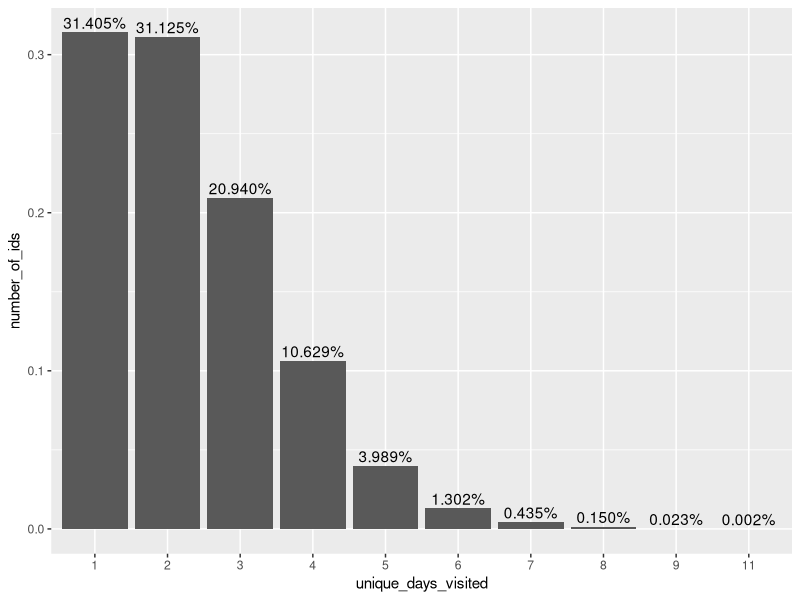
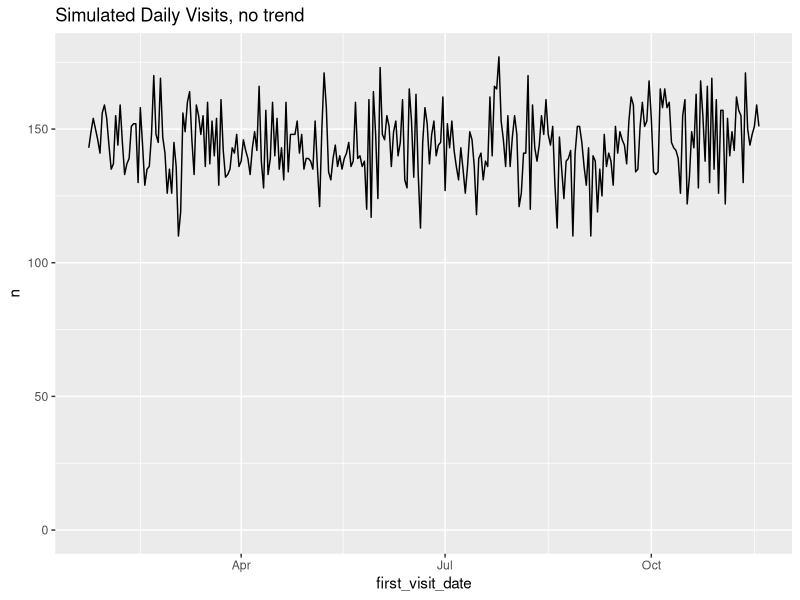
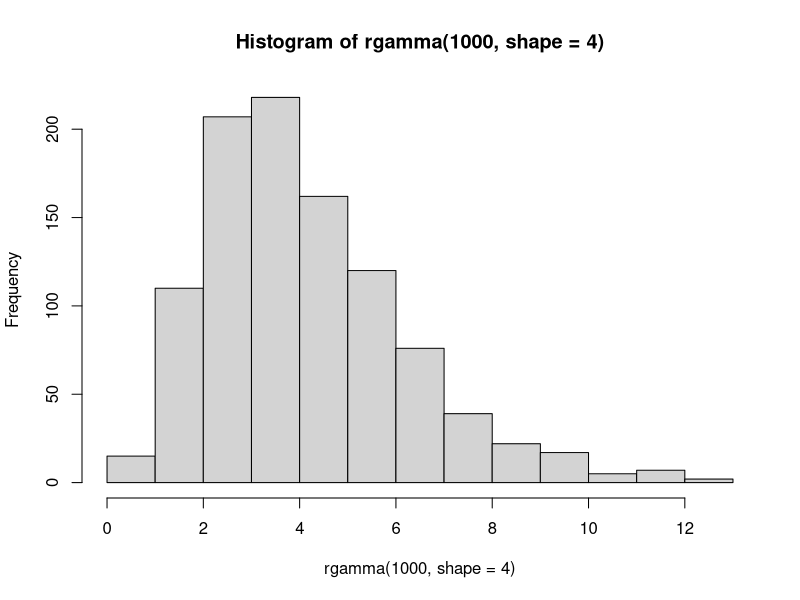
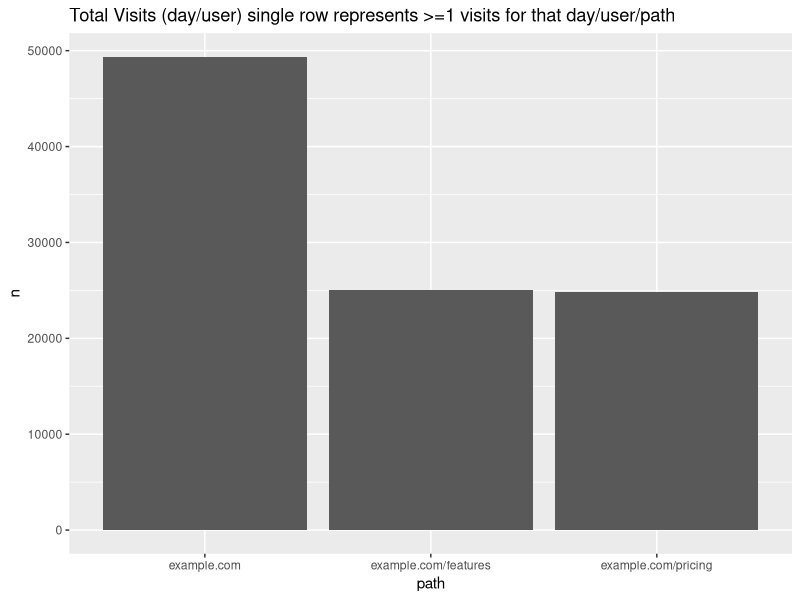
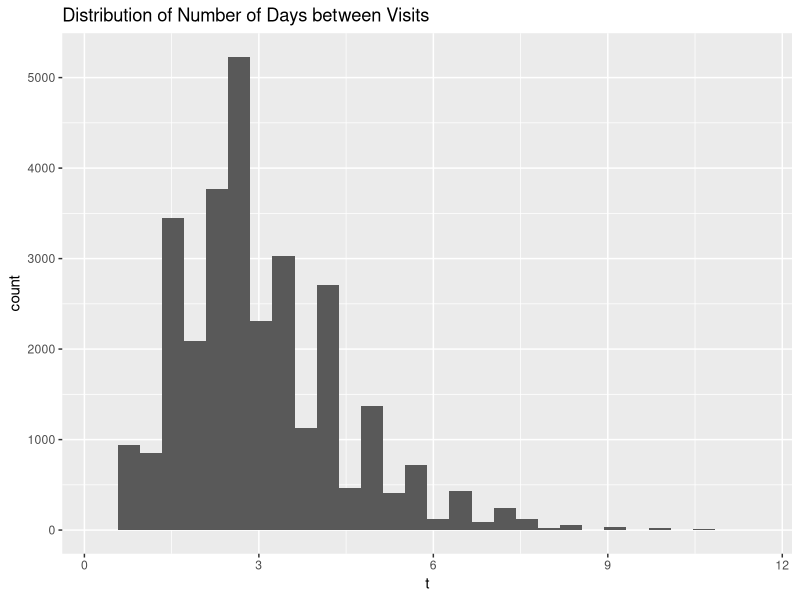
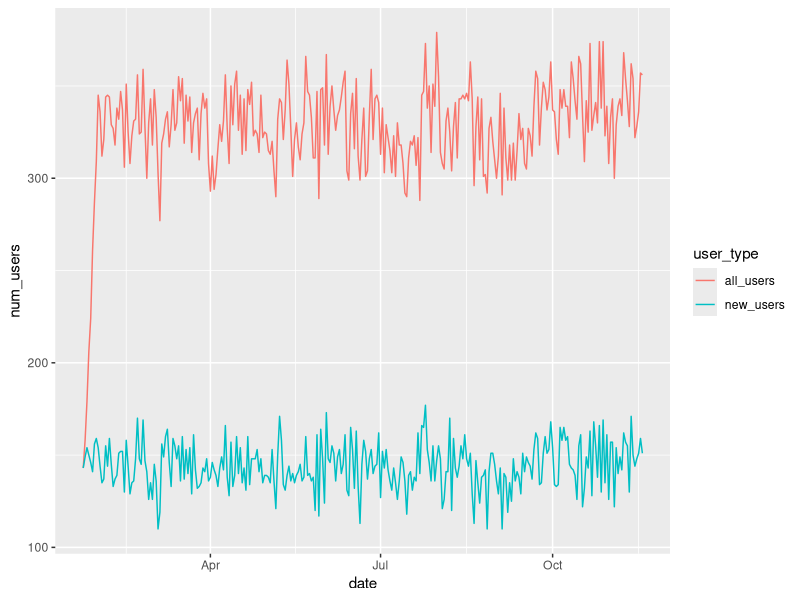
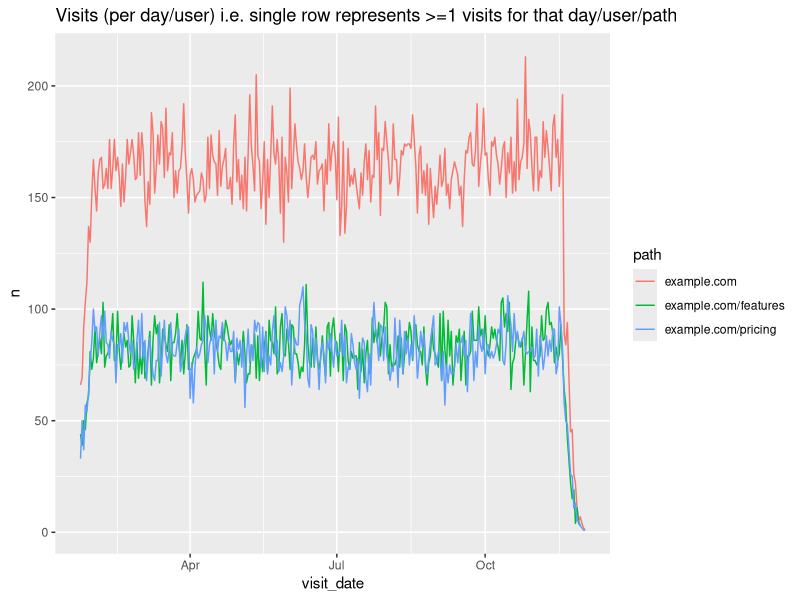
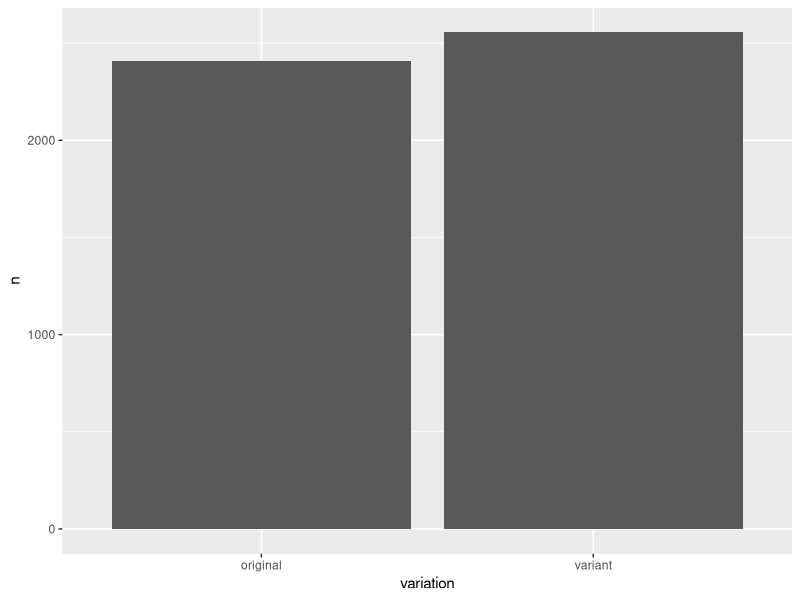

Generate these figures, in order, with R: (Note: this script raises an error after producing the figures.)
## ---- chunk 1
knitr::opts_chunk$set(echo = FALSE)
library(tidyverse)
library(scales)
library(lubridate)
## ---- chunk 2
# unique daily visits e.g. 1 record means that the person may have visited the site 1+ times for that day (the number of times does not matter)
# what is the distribution of returning visitors? i.e. how many unique days will most people visit the website?

# 20K visits users per month, over 10 months
total_visits_per_unique_data <- 100000
#return_visit
#user_traffic
set.seed(42)
ids <- floor(runif(total_visits_per_unique_data, min=1, max=total_visits_per_unique_data * 0.50))
num_unique_ids <- length(unique(ids))

visits <- data.frame(user_id=ids) %>%
    arrange(user_id)

visits %>%
    count(user_id) %>%
    count(n) %>%
    mutate(n=factor(n),
           nn=nn / num_unique_ids) %>%
    rename(unique_days_visited=n,
           number_of_ids=nn) %>%
    ggplot(aes(x=unique_days_visited, y=number_of_ids)) +
        geom_col() +
        geom_text(aes(label=percent(number_of_ids)), vjust=-0.3)
## ---- chunk 3
# simulate dates over last e.g 10 months
# we need to duplicate ids/days to simulate people visiting multiple paths per day; we'll use this information for our priors
number_of_months <- 10

# unique visitors per month
num_unique_ids / number_of_months

set.seed(42)
first_time_visit_index <- floor(runif(num_unique_ids, min=0, max=300))

# create dataframe with the user-id and the offset that we will use from the current date
# we'll use the current date so we can simulate the latest experiment is currently running 
first_time_users <- data.frame(user_id=unique(ids), visit_offset=first_time_visit_index) %>% 
    arrange(user_id)

first_time_users <- first_time_users %>%
    mutate(first_visit_date=today() - visit_offset) %>%
    select(-visit_offset)

first_time_users %>%
    count(first_visit_date) %>%
    ggplot(aes(x=first_visit_date, y=n)) +
        geom_line() +
        expand_limits(y=0) +
        labs(title='Simulated Daily Visits, no trend')

visits <- inner_join(visits, first_time_users, by = 'user_id')

stopifnot(nrow(visits) == length(ids))
stopifnot(all((visits %>%
    group_by(user_id) %>%
    summarise(num_unique_date=length(unique(first_visit_date))))$num_unique_date == 1))

# now simulate adding number of days between subsequent visits
hist(rgamma(1000, shape=4))


visits <- visits %>%
    group_by(user_id) %>%
    mutate(visit_index = row_number()) %>%
    ungroup()

generate_new_date <- function(visit_index, original_date, user_id) {

    if(visit_index == 1) {
        return (original_date)
    }
    
    set.seed(user_id)
    offset <- floor(rgamma(1, shape=visit_index + 3))
    return (original_date + max(offset, 1))
}

#generate_new_date(visits$visit_index[1], visits$first_visit_date[1], visits$user_id[1])
generated_visits <- pmap(list(visits$visit_index,
                              visits$first_visit_date,
                              visits$user_id),
                         function(x, y, z) generate_new_date(x, y, z))

# pmap is losing the "date" and is returning a number, so we have to convert back; not sure this is the best way
generated_visits <- unlist(generated_visits)
visits$visit_date <- as.Date(generated_visits, origin = Sys.Date() - as.numeric(Sys.Date()))

visits <- visits %>%
    select(user_id, visit_date) %>%
    arrange(user_id, visit_date)

stopifnot(nrow(visits) == length(ids))

# some of the dates generated will be the same. BUT, that could represent multiple different pages in the same day
# so let's add path before we remove duplicates
## ---- chunk 4
# duplicate home-page (example.com) to simulate many more home page visits than other pages
paths <- c('example.com', 'example.com', 'example.com/pricing', 'example.com/features')
set.seed(42)
path_index <- ceiling(runif(nrow(visits), min=0, max=4))
visits$path <- map_chr(path_index, ~ paths[.])

# some of the dates generated will be the same. BUT, that could represent multiple different pages in the same day
# so let's add path before we remove duplicates
visits <- distinct(visits)
nrow(visits)

visits %>%
    count(path) %>%
    ggplot(aes(x=path, y=n)) +
    geom_col() +
    labs(title='Total Visits (day/user) single row represents >=1 visits for that day/user/path')

visits %>%
    group_by(user_id) %>%
    summarise(t=sd(as.numeric(visit_date))) %>%
    ggplot(aes(x=t)) +
        geom_histogram() +
        labs(title='Distribution of Number of Days between Visits')

temp <- inner_join(
    visits %>% 
        group_by(user_id) %>%
        summarise(first_visit_date=min(visit_date)) %>%
        count(first_visit_date) %>%
        rename(date=first_visit_date,
               new_users=n),
    visits %>%
        group_by(visit_date) %>%
        summarise(all_users=n()) %>%
        rename(date=visit_date),
    by='date')

temp %>% 
    gather(user_type, num_users, -date) %>%
    ggplot(aes(x=date, y=num_users, color=user_type)) +
        geom_line()

# visits %>%
#     group_by(user_id) %>%
#     filter(length(visit_date) != length(unique(visit_date))) %>%  # which users have a different number of unique dates fromf total dates
#     ungroup()

visits %>%
    count(visit_date, path) %>%
    ggplot(aes(x=visit_date, y=n, color=path)) +
    geom_line() +
    labs(title='Visits (per day/user) i.e. single row represents >=1 visits for that day/user/path')

prior_data <- visits
## ---- chunk 5
# experiment names
experiment_names <- c("Experiment 1", "Experiment 2", "Experiment Sim Currently Running")
# names of the metrics/conversions to track
metrics_names <- c('Sign Up', 'Use Feature 1', 'Talk to Sales', 'Pay/Subscribe')
# allowed number of days between seeing the experiment and giving credit for a conversion
# e.g. signup should happen quick, but we may want to give people more time to subscribe/pay for the service,
# since people want to try out the features before they decide to pay (e.g. if the service offers a trial or freemium)
attribution_windows_days <- c(2, 3, 5, 7)
historical_conversion_rates <- c(0.3, 0.2, 0.1, 0.08)
# conversion_rates contain the conversion rates of each metric for the A & B groups


experiments_metrics <- data.frame(metric_id=metrics_names, attribution_windows=attribution_windows_days)
experiments_metrics <- expand.grid(experiment_id=experiment_names, metric_id=experiments_metrics$metric_id) %>%
    inner_join(experiments_metrics, by = 'metric_id') %>%
    arrange(experiment_id, attribution_windows)

experiments_metrics
## ---- chunk 6
# for each experiment, we want to simulate, from the current visits/traffic dataset, who saw the experiment, on which page, and which variation

get_random_variation <- function(variation_names, user_id) {
    set.seed(user_id)
    return (variation_names[rbinom(1, 1, 0.5) + 1])
}
#get_random_variation(variation_names, user_id=1)

create_experiment_visits <- function(start_date, end_date, experiment_paths, experiment_id, variation_names) {
    experiment_visits <- visits %>%
        group_by(user_id) %>%
        mutate(visit_index=rank(visit_date, ties.method = "first")) %>%
        ungroup() %>%
        mutate(new_user = ifelse(visit_index == 1, TRUE, FALSE)) %>%
        filter(visit_date >= start_date & visit_date <= end_date & path %in% experiment_paths) %>%
        select(-visit_index)
    
    expected_num_users <- length(unique(experiment_visits$user_id))
    
    experiment_visits <- experiment_visits %>%
        group_by(user_id) %>%
        mutate(visit_index=rank(visit_date, ties.method = "first")) %>%
        ungroup() %>%
        filter(visit_index == 1) %>%
        select(-visit_index) %>%
        rename(first_saw_experiment=visit_date) %>%
        mutate(experiment_id=experiment_id)
    experiment_visits$variation <- map_chr(experiment_visits$user_id, ~ get_random_variation(variation_names, .))
    
    stopifnot(nrow(experiment_visits) == expected_num_users)
    # make sure no duplicated user_ids
    stopifnot(nrow(experiment_visits) == length(unique(experiment_visits$user_id)))
    
    print(experiment_visits %>%
        count(variation) %>%
        ggplot(aes(x=variation, y=n)) +
        geom_col())
    
    print(experiment_visits %>%
        count(first_saw_experiment) %>%
        ggplot(aes(x=first_saw_experiment, y=n)) +
        geom_line() +
        labs(title='Number of People Entering Experiment'))
    
    print(experiment_visits %>%
        count(first_saw_experiment, new_user) %>%
        ggplot(aes(x=first_saw_experiment, y=n, color=new_user)) +
        geom_line() +
        labs(title='Number of People Entering Experiment, shows affect of including new returning users in experiment'))
    
    print(experiment_visits %>%
        count(first_saw_experiment, variation) %>%
        ggplot(aes(x=first_saw_experiment, y=n, color=variation)) +
        geom_line())
    
    return (experiment_visits %>% select(-new_user))

}

#### Experiment 1

# let's start the experiment 2 months after our visits dataset, and run it for a month
start_date <- min(visits$visit_date) + 60
end_date <- start_date + 30 # 
# all paths
experiment_paths <- unique(paths)
# experiment 1
variation_names <- c("original", "variant")
experiment_id <- experiment_names[1]
experiment_visits_1 <- create_experiment_visits(start_date, end_date, experiment_paths, experiment_id, variation_names)
experiment_visits_1
## ---- chunk 7
#### Experiment 2
start_date <- min(visits$visit_date) + 75
end_date <- start_date + 30 # 
# all paths
experiment_paths <- paths[4] # just features page
# experiment 1
variation_names <- c("A", "B")
experiment_id <- experiment_names[2]
experiment_visits_2 <- create_experiment_visits(start_date, end_date, experiment_paths, experiment_id, variation_names)
experiment_visits_2
## ---- chunk 8
#### Experiment 2
start_date <- Sys.Date() - 5
end_date <- start_date + 30 # 
# all paths
experiment_paths <- paths[1] # just homepage
# experiment 1
variation_names <- c("A", "B")
experiment_id <- experiment_names[length(experiment_names)]
experiment_visits_currently_running <- create_experiment_visits(start_date, end_date, experiment_paths, experiment_id, variation_names)
experiment_visits_currently_running
## ---- chunk 9
experiments_all <- rbind(experiment_visits_1,
                         experiment_visits_2,
                         experiment_visits_currently_running)

## ---- chunk 10
# we want to adjust conversion rates for the people who were part of certain experiments
# such that the A/B groups have different conversion rates 
# some will have different CRs due to random noise, some will have differences in probability distributions
# i.e. true differences.


adjusted_conversion_rates <- inner_join(experiments_metrics,
                                        data.frame(metric_id=metrics_names, historical_conversion_rate=historical_conversion_rates),
                                        by = "metric_id") %>%
    select(-attribution_windows) %>%
    mutate(index=row_number())

# Experiment 1 has positive conversion rates, # we'll assum
adjusted_conversion_rates <- inner_join(adjusted_conversion_rates,
                                        expand.grid(index=adjusted_conversion_rates$index, variation=c('A', 'B')),
                                        by="index") %>%
    select(experiment_id, variation, metric_id, historical_conversion_rate)

adjusted_conversion_rates$adjusted_conversion_rate <- adjusted_conversion_rates$historical_conversion_rate

percent_change_adjustments <- c(
                    NA, # Experiment 1                        A   Sign Up
                    0.10, # Experiment 1                        B   Sign Up
                    NA, # Experiment 1                        A   Use Feature 1  
                    0.05, # Experiment 1                        B   Use Feature 1  
                    NA, # Experiment 1                        A   Talk to Sales  
                    NA, # Experiment 1                        B   Talk to Sales  
                    NA, # Experiment 1                        A   Pay/Subscribe  
                    0.03, # Experiment 1                        B   Pay/Subscribe  
                    NA, # Experiment 2                        A   Sign Up
                    -0.10, # Experiment 2                        B   Sign Up
                    NA, # Experiment 2                        A   Use Feature 1  
                    -0.05, # Experiment 2                        B   Use Feature 1  
                    NA, # Experiment 2                        A   Talk to Sales  
                    -0.03, # Experiment 2                        B   Talk to Sales  
                    NA, # Experiment 2                        A   Pay/Subscribe  
                    0.01, # Experiment 2                        B   Pay/Subscribe  
                    NA, # Experiment Sim Currently Running    A   Sign Up
                    0.10, # Experiment Sim Currently Running    B   Sign Up
                    NA, # Experiment Sim Currently Running    A   Use Feature 1  
                    0.05, # Experiment Sim Currently Running    B   Use Feature 1  
                    NA, # Experiment Sim Currently Running    A   Talk to Sales  
                    0.03, # Experiment Sim Currently Running    B   Talk to Sales  
                    NA, # Experiment Sim Currently Running    A   Pay/Subscribe  
                    0.03) # Experiment Sim Currently Running    B   Pay/Subscribe  
            

adjusted_conversion_rates <- adjusted_conversion_rates %>%
    mutate(adjusted_conversion_rate=ifelse(is.na(percent_change_adjustments),
                                           historical_conversion_rate,
                                           (percent_change_adjustments * historical_conversion_rate) + historical_conversion_rate))

# Experiment 1 has c("original", "variant") rather than A/B
temp_names <- c("original", "variant")
adjusted_conversion_rates <- adjusted_conversion_rates %>%
    mutate(variation = as.character(variation),
           variation = ifelse(experiment_id == experiment_names[1],
                              ifelse(variation == 'A', temp_names[1], temp_names[2]),
                              variation))
adjusted_conversion_rates
## ---- chunk 11
# now we want to determine the conversion rates for each person, based on experiment, metric_id, variation, so we can binom distribution based on the conversion rate
# if the person isn't part of an experiment, then we will use the historical conversion rate
names(historical_conversion_rates) <- metrics_names
# historical_conversion_rates[metrics_names[1]]

# create a dateframe that has a historical conversion rate for each user/metric combo
user_metric_crs <- expand.grid(user_id=unique(visits$user_id), metric_id=metrics_names) %>%
    arrange(user_id, metric_id) %>%
    mutate(historical_conversion_rate=historical_conversion_rates[metric_id])

# now add experiment/variation columns for users that were part of experiments
user_metric_crs <- full_join(user_metric_crs,
          experiments_all %>% select(user_id, experiment_id, variation), by='user_id')

# based on experiment/variation/metric, get the chosen conversion rate
user_metric_crs <- left_join(user_metric_crs %>% 
              mutate(metric_id = as.character(metric_id)),
          adjusted_conversion_rates %>%
              select(-historical_conversion_rate) %>%
              mutate(experiment_id = as.character(experiment_id),
                     metric_id = as.character(metric_id)),
          by=c('experiment_id', 'variation', 'metric_id')) %>%
    mutate(conversion_rate=ifelse(is.na(adjusted_conversion_rate), historical_conversion_rate, adjusted_conversion_rate)) %>%
    select(user_id, metric_id, conversion_rate)


# some people will have partipated in multiple experiments, so we'll take the average to get a dataset that is unique per user/metric
user_metric_crs <- user_metric_crs %>% 
    group_by(user_id, metric_id) %>%
    summarise(conversion_rate = mean(conversion_rate)) %>%
    ungroup()

stopifnot(length(unique(user_metric_crs$user_id)) == length(unique(visits$user_id)))

# now we will determine if each person convertes based on their conversion rate using the binomial distribution

#rbinom(1000, 1, 0.08)

simulate_conversion <- function(user_id, conversion_rate) {
    set.seed(user_id)
    return (rbinom(1, 1, conversion_rate))
}

# now we simulating them converting or not by using their assigned conversion rates as a probability in a binom distribution
user_metric_crs$converted <- as.logical(map2_dbl(user_metric_crs$user_id,
                    user_metric_crs$conversion_rate, 
                    ~ simulate_conversion(.x, .y)))

user_metric_crs %>%
    count(metric_id, converted) %>%
    mutate(n = n / length(unique(user_metric_crs$user_id))) %>%
    ggplot(aes(x=metric_id, y=n, group=converted, fill=converted)) +
    geom_col(position='dodge') +
    geom_text(aes(label=percent(n)))

conversion_data <- inner_join(user_metric_crs %>%
                                  filter(converted) %>%
                                  select(user_id, metric_id),
                              visits %>% 
                                  group_by(user_id) %>%
                                  summarise(first_visit=min(visit_date)),
                              by='user_id')

generate_offset <- function(user_id, metric) {
 
    # NOTE setting the seed is messing up the distribution   
    #  set.seed(user_id)
    rbinom(1, 30, attribution_windows_days[metric]/30)
}

names(attribution_windows_days) <- metrics_names
conversion_offsets <- map2_dbl(conversion_data$user_id, 
                               conversion_data$metric_id,
                               #~ rbinom(1, 30, attribution_windows_days[.y]/30))
                               ~ generate_offset(.x, .y))
conversion_data <- conversion_data %>%
    mutate(offset=conversion_offsets,
           conversion_date = first_visit + offset)

conversion_data %>%
    count(metric_id, offset) %>%
    mutate(offset=factor(offset)) %>%
    mutate(metric_id=fct_reorder(metric_id, n, .desc = TRUE)) %>%
    ggplot(aes(x=offset, y=n)) +
        geom_col() +
    facet_wrap( ~ metric_id, scales = 'free_y') +
    labs(title='Distribution of Days from First Visit to Event Conversion, for those that convert')

conversion_data %>%
    count(conversion_date, metric_id) %>%
    ggplot(aes(x=conversion_date, y=n)) +
        geom_line() +
    facet_wrap( ~ metric_id, scales = 'free_y') +
    labs(title='Daily Conversions')

conversion_data <- conversion_data %>%
    select(user_id, metric_id, conversion_date)

conversion_data
## ---- chunk 12
write.csv(experiments_metrics, file='../simulated_data/experiments_metrics.csv', row.names = FALSE)
write.csv(prior_data, file='../simulated_data/prior_data.csv', row.names = FALSE)
write.csv(experiments_all, file='../simulated_data/experiments_data.csv', row.names = FALSE)
write.csv(conversion_data, file='../simulated_data/conversion_data.csv', row.names = FALSE)
## ---- chunk 13
#seeds <- 0:1000
seeds <- 1000:2000
#seeds <- signup_conversions$user_id
# temp <- function(seed, use_seeds) {
#     if(use_seeds) {
#         set.seed(seed)    
#     }
#     rbinom(1, 30, 3/30)
# }
temp <- function(seed, use_seeds) {
    if(use_seeds) {
        set.seed(seed)    
    }
    max(round(rnorm(1, 3, 2)), 0)
}
hist(map_dbl(seeds, ~ temp(., TRUE)))
hist(map_dbl(seeds, ~ temp(., FALSE)))
